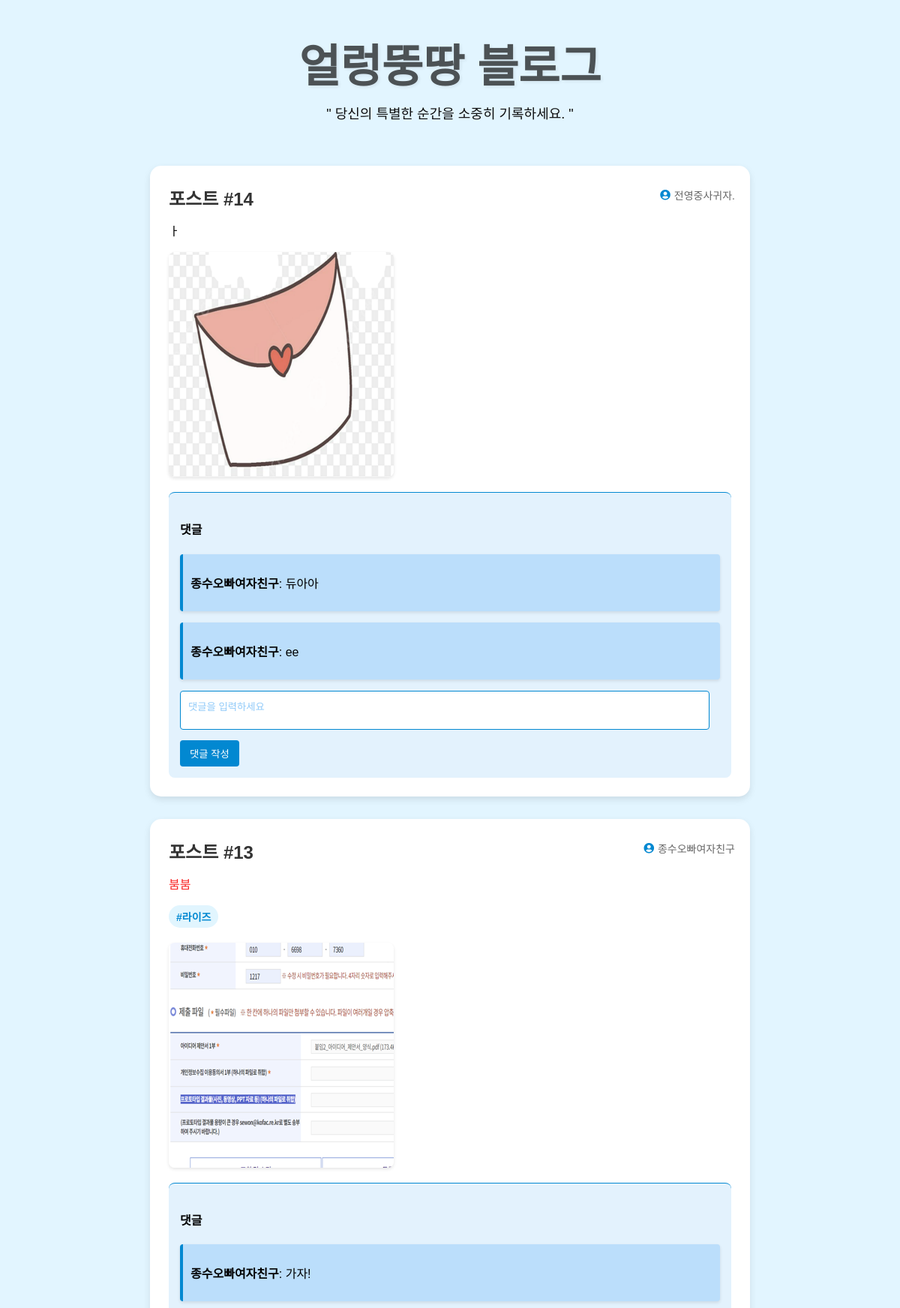
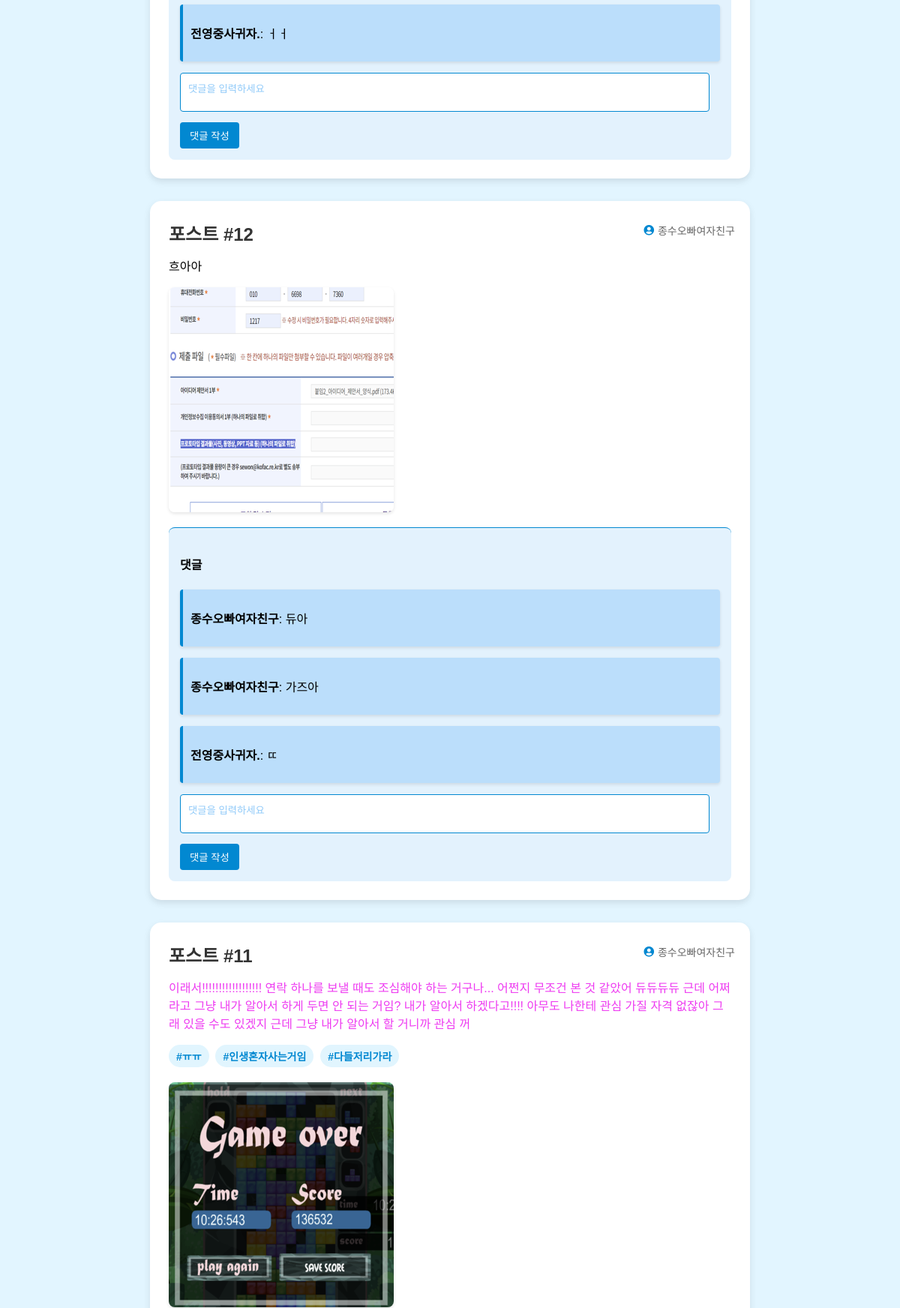
The page /bloghome (upper part) on the database its author committed (2 pictures, top to bottom).
### app.py (models this page shows)
class User(db.Model):
    id = db.Column(db.Integer, primary_key=True)  # ID
    username = db.Column(db.String(150), nullable=False, unique=True)  # 사용자 이름
    email = db.Column(db.String(150), nullable=False, unique=True)  # 이메일
    password = db.Column(db.String(150), nullable=False)  # 비밀번호

class Post(db.Model):
    id = db.Column(db.Integer, primary_key=True)
    user_id = db.Column(db.Integer, db.ForeignKey('user.id'), nullable=False)
    content = db.Column(db.Text, nullable=False)  # 이 줄이 추가되었는지 확인
    image_filename = db.Column(db.String(200))
    hashtags = db.Column(db.String(500))
    color = db.Column(db.String(7), default='#000000')

class Comment(db.Model):
    id = db.Column(db.Integer, primary_key=True)
    content = db.Column(db.Text, nullable=False)
    created_at = db.Column(db.DateTime, default=datetime.utcnow)
    user_id = db.Column(db.Integer, db.ForeignKey('user.id'), nullable=False)
    post_id = db.Column(db.Integer, db.ForeignKey('post.id'), nullable=False)
    user = db.relationship('User', backref=db.backref('comments', lazy=True))
    post = db.relationship('Post', backref=db.backref('comments', lazy=True))

### app.py (the view)
@app.route('/bloghome')
def bloghome():
    all_posts = Post.query.order_by(Post.id.desc()).all()
    posts_with_users = []
    for post in all_posts:
        user = User.query.get(post.user_id)
        posts_with_users.append({
            'post': post,
            'username': user.username if user else '알 수 없는 사용자',
            'comments': post.comments  # 댓글 정보 추가
        })
    return render_template('bloghome.html', posts=posts_with_users)

### templates/bloghome.html (shortened to what this page needs)
<!DOCTYPE html>
<html lang="ko">
<head>
    <link rel="stylesheet" href="{{ url_for('static', filename='css/bloghome.css') }}">
    <link href="https://cdnjs.cloudflare.com/ajax/libs/font-awesome/5.15.1/css/all.min.css" rel="stylesheet">
</head>
<body>
    <main id="Home-Container">
        <section class="Text-Container">
            <h1 id="Blog-Name">얼렁뚱땅 블로그</h1>
            <p id="Blog-Slogan">" 당신의 특별한 순간을 소중히 기록하세요. "</p>
        </section>
        <section class="Posts-Container">
            {% for item in posts %}
            <article class="post">
                <h2 class="post-title">포스트 #{{ item.post.id }}</h2>
                <p class="post-author">
                    <i class="fas fa-user-circle"></i> {{ item.username }}
                </p>
                <p class="post-content" style="color: {{ item.post.color }};">{{ item.post.content }}</p>
                {% if item.post.hashtags %}
                    <p class="post-hashtags">
                        {% for tag in item.post.hashtags.split(',') %}
                            <span class="hashtag">#{{ tag.strip() }}</span>
                        {% endfor %}
                    </p>
                {% endif %}
                {% if item.post.image_filename %}
                    <div class="post-images">
                        {% for filename in item.post.image_filename.split(', ') %}
                            <img src="{{ url_for('uploaded_file', filename=filename) }}" alt="포스트 이미지" class="post-image">
                        {% endfor %}
                    </div>
                {% endif %}
                <div class="comments-section">
                    <h4>댓글</h4>
                    <div class="comments-list">
                        {% for comment in item.post.comments %}
                            <div class="comment">
                                <p><strong>{{ comment.user.username }}</strong>: {{ comment.content }}</p>
                            </div>
                        {% endfor %}
                    </div>
                    <form class="comment-form" data-post-id="{{ item.post.id }}">
                        <textarea class="comment-input" placeholder="댓글을 입력하세요"></textarea>
                        <button type="submit" class="comment-submit">댓글 작성</button>
                    </form>
                </div>
            </article>
            {% else %}
                <p class="no-posts">아직 작성된 포스트가 없습니다.</p>
            {% endfor %}
        </section>
    </main>
</body>
</html>

### static/css/bloghome.css (style rules this page uses)
body { margin: 0; padding: 0; background-color: #E2F5FF; font-family: 'Pretendard', sans-serif; min-height: 100vh; display: flex; flex-direction: column; }
#Home-Container { max-width: 800px; width: 100%; margin: 0 auto; padding: 20px; flex-grow: 1; display: flex; flex-direction: column; }
.Text-Container { text-align: center; margin-bottom: 40px; padding-top: 20px; }
#Blog-Name { font-family: 'HakgyoansimChilpanjijgae', sans-serif; color: #0E0E0E; font-size: 60px; opacity: 0.7; font-weight: 600; margin: 0; text-shadow: 2px 2px 4px rgba(0,0,0,0.1); }
#Blog-Slogan { color: #0E0E0E; font-family: 'Pretendard', sans-serif; font-size: 18px; font-weight: 400; margin-top: 10px; }
.Posts-Container { display: flex; flex-direction: column; gap: 30px; margin-bottom: 60px; }
.post { background-color: white; border-radius: 15px; padding: 25px; box-shadow: 0 4px 10px rgba(0,0,0,0.1); position: relative; transition: transform 0.3s ease; }
.post-title { font-family: 'HakgyoansimBadasseugi', sans-serif; color: #333; margin-top: 0; margin-bottom: 15px; font-size: 24px; }
.post-content { margin-bottom: 15px; font-size: 16px; font-family: 'HakgyoansimBadasseugi', sans-serif; line-height: 1.5; color: #444; }
.post-hashtags { margin-bottom: 15px; font-size: 14px; }
.hashtag { display: inline-block; background-color: #e1f5fe; color: #0288d1; padding: 5px 10px; border-radius: 15px; margin-right: 5px; margin-bottom: 5px; font-weight: bold; }
.post-images { display: flex; flex-wrap: wrap; gap: 10px; }
.post-image { max-width: 100%; height: auto; border-radius: 8px; box-shadow: 0 2px 4px rgba(0,0,0,0.1); }
.post-author { position: absolute; top: 15px; right: 20px; font-size: 14px; color: #666; display: flex; align-items: center; }
.post-author i { margin-right: 5px; color: #0288d1; }
.comments-section { margin-top: 20px; border-top: 1px solid #0288d1; padding-top: 10px; font-family: 'Pretendard', sans-serif; background-color: #e3f2fd; border-radius: 8px; padding: 15px; }
.comment { font-family: 'Pretendard', sans-serif; margin-bottom: 15px; padding: 10px; background-color: #bbdefb; border-left: 4px solid #0288d1; border-radius: 4px; box-shadow: 0 2px 4px rgba(0, 0, 0, 0.1); }
.comment-form textarea { padding: 10px; font-family: 'Pretendard', sans-serif; width: 95%; margin-bottom: 10px; resize: vertical; border: 1px solid #0288d1; border-radius: 4px; background-color: #fff; transition: border-color 0.3s ease; resize: none; }
.comment-form textarea::placeholder { font-family: 'Pretendard', sans-serif; color: #90caf9; }
.comment-form button { background-color: #0288d1; color: white; border: none; padding: 8px 13px; border-radius: 4px; cursor: pointer; transition: background-color 0.3s ease; }

### rows shown on the page
User: post.id "14", username "전영중사귀자.", post.content "ㅏ"
Post: image_filename (picture)
Comment: user.username "종수오빠여자친구", content "듀아아"
Comment: user.username "종수오빠여자친구", content "ee"
User: post.id "13", username "종수오빠여자친구", post.content "붐붐", post.id "12", post.content "흐아아", post.id "11", post.content "이래서!!!!!!!!!!!!!!!!!! 연락 하나를 보낼 때도 조심해야 하는 거구나... 어쩐지 무조건 본 것 같았어 듀듀듀듀 근데 어쩌라고 그냥 내가 알아서 하게 두면 안 되는 거임? 내가 알아서 하겠다고!!!! 아무도 나한테 관심 가질 자격 없잖아 그래 있을 수도 있겠지 근데 그냥 내가 알아서 할 거니까 관심 꺼", strip "ㅠㅠ" "인생혼자사는거임" "다들저리가라"
Post: strip "라이즈", image_filename (picture)
Comment: user.username "종수오빠여자친구", content "가자!"
Comment: user.username "전영중사귀자.", content "ㅓㅓ"
Post: image_filename (picture)
Comment: user.username "종수오빠여자친구", content "듀아"
Comment: user.username "종수오빠여자친구", content "가즈아"
Comment: user.username "전영중사귀자.", content "ㄸ"
Post: image_filename (picture)
